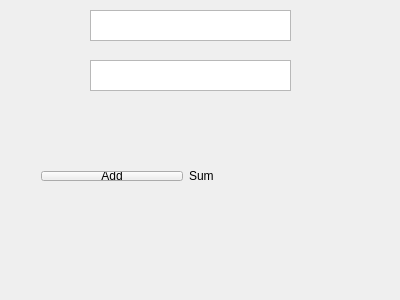
<?xml version="1.0" encoding="UTF-8"?>
<ui version="4.0">
    <class>LoginWindow</class>
    <widget class="QMainWindow" name="LoginWindow">
        <property name="geometry">
            <rect>
                <x>0</x>
                <y>0</y>
                <width>400</width>
                <height>300</height>
            </rect>
        </property>
        <property name="windowTitle">
            <string>LoginWindow</string>
        </property>
        <widget class="QWidget" name="centralWidget">
            <widget class="QTextEdit" name="input1">
                <property name="geometry">
                    <rect>
                        <x>90</x>
                        <y>10</y>
                        <width>201</width>
                        <height>31</height>
                    </rect>
                </property>
            </widget>
            <widget class="QTextEdit" name="input2">
                <property name="geometry">
                    <rect>
                        <x>90</x>
                        <y>60</y>
                        <width>201</width>
                        <height>31</height>
                    </rect>
                </property>
            </widget>
            <widget class="QWidget" name="">
                <property name="geometry">
                    <rect>
                        <x>30</x>
                        <y>160</y>
                        <width>311</width>
                        <height>32</height>
                    </rect>
                </property>
                <layout class="QHBoxLayout" name="horizontalLayout">
                    <item>
                        <widget class="QPushButton" name="addButton">
                            <property name="text">
                                <string>Add</string>
                            </property>
                        </widget>
                    </item>
                    <item>
                        <widget class="QLabel" name="addOutput">
                            <property name="text">
                                <string>Sum</string>
                            </property>
                        </widget>
                    </item>
                </layout>
            </widget>
        </widget>
    </widget>
    <layoutdefault spacing="6" margin="11"/>
    <resources/>
    <connections/>
</ui>
